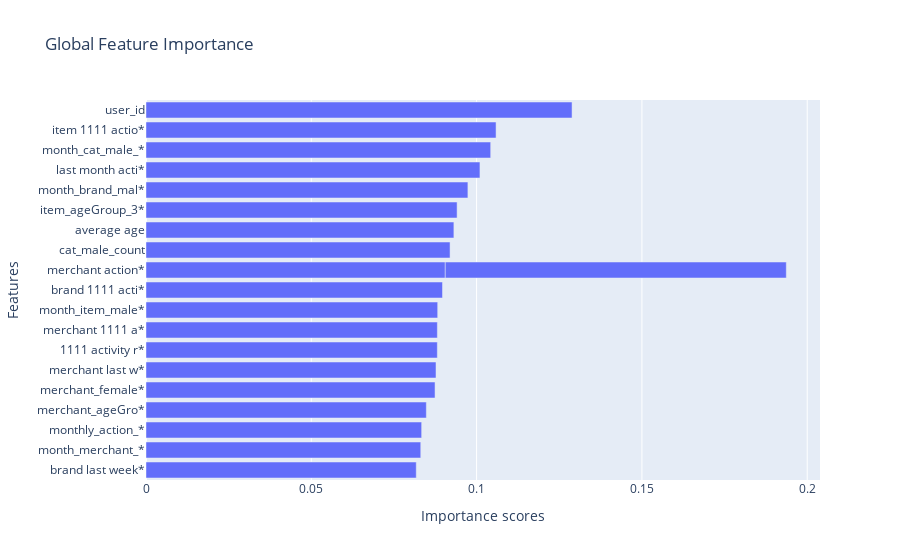
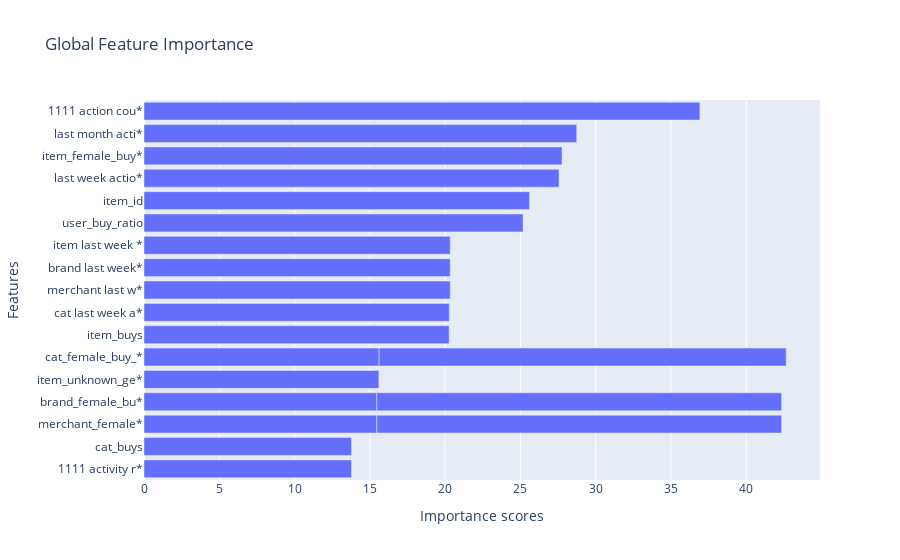

The code cell stored with these charts, in order, in its notebook:
### Code cell
print("Mutual information:")
explanations["mutual"].ipython_plot()
print("Chi square:")
explanations["chi2"].ipython_plot()

### Figure 1 — Plotly figure (JSON) as saved in the notebook; plotly's stock layout.template omitted (floating-point values rounded to 4 significant figures)
{"data": [{"alignmentgroup": "True", "hovertemplate": "Importance scores=%{x}<br>Features=%{y}<extra></extra>", "legendgroup": "", "marker": {"color": "#636efa", "pattern": {"shape": ""}}, "name": "", "offsetgroup": "", "orientation": "h", "showlegend": false, "textposition": "auto", "type": "bar", "x": [0.08174, 0.08311, 0.08338, 0.0848, 0.08743, 0.08772, 0.08812, 0.08813, 0.08823, 0.08968, 0.09052, 0.09197, 0.09313, 0.0941, 0.09737, 0.101, 0.1032, 0.1043, 0.1059, 0.1289], "xaxis": "x", "y": ["brand last week*", "month_merchant_*", "monthly_action_*", "merchant_ageGro*", "merchant_female*", "merchant last w*", "1111 activity r*", "merchant 1111 a*", "month_item_male*", "brand 1111 acti*", "merchant action*", "cat_male_count", "average age", "item_ageGroup_3*", "month_brand_mal*", "last month acti*", "merchant action*", "month_cat_male_*", "item 1111 actio*", "user_id"], "yaxis": "y"}], "layout": {"barmode": "relative", "legend": {"tracegroupgap": 0}, "title": {"text": "Global Feature Importance"}, "xaxis": {"anchor": "y", "domain": [0, 1], "title": {"text": "Importance scores"}}, "yaxis": {"anchor": "x", "domain": [0, 1], "title": {"text": "Features"}}}}

### Figure 2 — Plotly figure (JSON) as saved in the notebook; plotly's stock layout.template omitted (floating-point values rounded to 4 significant figures)
{"data": [{"alignmentgroup": "True", "hovertemplate": "Importance scores=%{x}<br>Features=%{y}<extra></extra>", "legendgroup": "", "marker": {"color": "#636efa", "pattern": {"shape": ""}}, "name": "", "offsetgroup": "", "orientation": "h", "showlegend": false, "textposition": "auto", "type": "bar", "x": [13.78, 13.78, 15.47, 15.47, 15.6, 15.62, 20.27, 20.28, 20.34, 20.34, 20.34, 25.18, 25.6, 26.88, 26.88, 27.04, 27.56, 27.77, 28.74, 36.92], "xaxis": "x", "y": ["1111 activity r*", "cat_buys", "merchant_female*", "brand_female_bu*", "item_unknown_ge*", "cat_female_buy_*", "item_buys", "cat last week a*", "merchant last w*", "brand last week*", "item last week *", "user_buy_ratio", "item_id", "merchant_female*", "brand_female_bu*", "cat_female_buy_*", "last week actio*", "item_female_buy*", "last month acti*", "1111 action cou*"], "yaxis": "y"}], "layout": {"barmode": "relative", "legend": {"tracegroupgap": 0}, "title": {"text": "Global Feature Importance"}, "xaxis": {"anchor": "y", "domain": [0, 1], "title": {"text": "Importance scores"}}, "yaxis": {"anchor": "x", "domain": [0, 1], "title": {"text": "Features"}}}}
